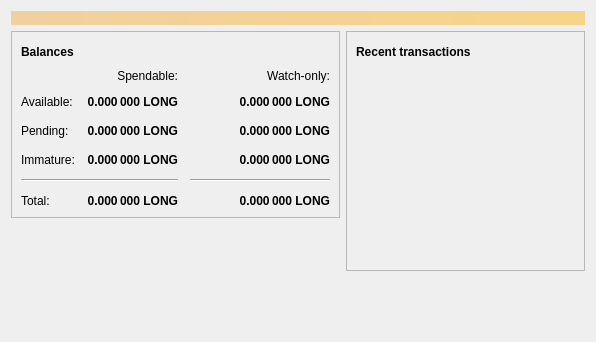
<?xml version="1.0" encoding="UTF-8"?>
<ui version="4.0">
 <class>OverviewPage</class>
 <widget class="QWidget" name="OverviewPage">
  <property name="geometry">
   <rect>
    <x>0</x>
    <y>0</y>
    <width>596</width>
    <height>342</height>
   </rect>
  </property>
  <property name="windowTitle">
   <string>Form</string>
  </property>
  <layout class="QVBoxLayout" name="topLayout">
   <item>
    <widget class="QLabel" name="labelAlerts">
     <property name="visible">
      <bool>false</bool>
     </property>
     <property name="styleSheet">
      <string notr="true">background-color: qlineargradient(x1: 0, y1: 0, x2: 1, y2: 0, stop:0 #F0D0A0, stop:1 #F8D488); color:#000000;</string>
     </property>
     <property name="wordWrap">
      <bool>true</bool>
     </property>
     <property name="margin">
      <number>3</number>
     </property>
    </widget>
   </item>
   <item>
    <layout class="QHBoxLayout" name="horizontalLayout" stretch="1,1">
     <item>
      <layout class="QVBoxLayout" name="verticalLayout_2">
       <item>
        <widget class="QFrame" name="frame">
         <property name="frameShape">
          <enum>QFrame::StyledPanel</enum>
         </property>
         <property name="frameShadow">
          <enum>QFrame::Raised</enum>
         </property>
         <layout class="QVBoxLayout" name="verticalLayout_4">
          <item>
           <layout class="QHBoxLayout" name="horizontalLayout_4">
            <item>
             <widget class="QLabel" name="label_5">
              <property name="font">
               <font>
                <weight>75</weight>
                <bold>true</bold>
               </font>
              </property>
              <property name="text">
               <string>Balances</string>
              </property>
             </widget>
            </item>
            <item>
             <widget class="QPushButton" name="labelWalletStatus">
              <property name="enabled">
               <bool>false</bool>
              </property>
              <property name="maximumSize">
               <size>
                <width>30</width>
                <height>16777215</height>
               </size>
              </property>
              <property name="toolTip">
               <string>The displayed information may be out of date. Your wallet automatically synchronizes with the Bitcoin network after a connection is established, but this process has not completed yet.</string>
              </property>
              <property name="text">
               <string/>
              </property>
              <property name="icon">
               <iconset resource="../bitcoin.qrc">
                <normaloff>:/icons/warning</normaloff>
                <disabledoff>:/icons/warning</disabledoff>:/icons/warning</iconset>
              </property>
              <property name="iconSize">
               <size>
                <width>24</width>
                <height>24</height>
               </size>
              </property>
              <property name="flat">
               <bool>true</bool>
              </property>
             </widget>
            </item>
            <item>
             <spacer name="horizontalSpacer_3">
              <property name="orientation">
               <enum>Qt::Horizontal</enum>
              </property>
              <property name="sizeHint" stdset="0">
               <size>
                <width>40</width>
                <height>20</height>
               </size>
              </property>
             </spacer>
            </item>
           </layout>
          </item>
          <item>
           <layout class="QGridLayout" name="gridLayout">
            <property name="spacing">
             <number>12</number>
            </property>
            <item row="2" column="2">
             <widget class="QLabel" name="labelWatchPending">
              <property name="font">
               <font>
                <weight>75</weight>
                <bold>true</bold>
               </font>
              </property>
              <property name="cursor">
               <cursorShape>IBeamCursor</cursorShape>
              </property>
              <property name="toolTip">
               <string>Unconfirmed transactions to watch-only addresses</string>
              </property>
              <property name="text">
               <string notr="true">0.000 000 LONG</string>
              </property>
              <property name="alignment">
               <set>Qt::AlignRight|Qt::AlignTrailing|Qt::AlignVCenter</set>
              </property>
              <property name="textInteractionFlags">
               <set>Qt::LinksAccessibleByMouse|Qt::TextSelectableByKeyboard|Qt::TextSelectableByMouse</set>
              </property>
             </widget>
            </item>
            <item row="2" column="1">
             <widget class="QLabel" name="labelUnconfirmed">
              <property name="font">
               <font>
                <weight>75</weight>
                <bold>true</bold>
               </font>
              </property>
              <property name="cursor">
               <cursorShape>IBeamCursor</cursorShape>
              </property>
              <property name="toolTip">
               <string>Total of transactions that have yet to be confirmed, and do not yet count toward the spendable balance</string>
              </property>
              <property name="text">
               <string notr="true">0.000 000 LONG</string>
              </property>
              <property name="alignment">
               <set>Qt::AlignRight|Qt::AlignTrailing|Qt::AlignVCenter</set>
              </property>
              <property name="textInteractionFlags">
               <set>Qt::LinksAccessibleByMouse|Qt::TextSelectableByKeyboard|Qt::TextSelectableByMouse</set>
              </property>
             </widget>
            </item>
            <item row="3" column="2">
             <widget class="QLabel" name="labelWatchImmature">
              <property name="font">
               <font>
                <weight>75</weight>
                <bold>true</bold>
               </font>
              </property>
              <property name="cursor">
               <cursorShape>IBeamCursor</cursorShape>
              </property>
              <property name="toolTip">
               <string>Mined balance in watch-only addresses that has not yet matured</string>
              </property>
              <property name="text">
               <string notr="true">0.000 000 LONG</string>
              </property>
              <property name="alignment">
               <set>Qt::AlignRight|Qt::AlignTrailing|Qt::AlignVCenter</set>
              </property>
              <property name="textInteractionFlags">
               <set>Qt::LinksAccessibleByMouse|Qt::TextSelectableByKeyboard|Qt::TextSelectableByMouse</set>
              </property>
             </widget>
            </item>
            <item row="4" column="0" colspan="2">
             <widget class="Line" name="line">
              <property name="orientation">
               <enum>Qt::Horizontal</enum>
              </property>
             </widget>
            </item>
            <item row="4" column="2">
             <widget class="Line" name="lineWatchBalance">
              <property name="sizePolicy">
               <sizepolicy hsizetype="Preferred" vsizetype="Fixed">
                <horstretch>0</horstretch>
                <verstretch>0</verstretch>
               </sizepolicy>
              </property>
              <property name="minimumSize">
               <size>
                <width>140</width>
                <height>0</height>
               </size>
              </property>
              <property name="orientation">
               <enum>Qt::Horizontal</enum>
              </property>
             </widget>
            </item>
            <item row="5" column="0">
             <widget class="QLabel" name="labelTotalText">
              <property name="text">
               <string>Total:</string>
              </property>
             </widget>
            </item>
            <item row="3" column="1">
             <widget class="QLabel" name="labelImmature">
              <property name="font">
               <font>
                <weight>75</weight>
                <bold>true</bold>
               </font>
              </property>
              <property name="cursor">
               <cursorShape>IBeamCursor</cursorShape>
              </property>
              <property name="toolTip">
               <string>Mined balance that has not yet matured</string>
              </property>
              <property name="text">
               <string notr="true">0.000 000 LONG</string>
              </property>
              <property name="alignment">
               <set>Qt::AlignRight|Qt::AlignTrailing|Qt::AlignVCenter</set>
              </property>
              <property name="textInteractionFlags">
               <set>Qt::LinksAccessibleByMouse|Qt::TextSelectableByKeyboard|Qt::TextSelectableByMouse</set>
              </property>
             </widget>
            </item>
            <item row="2" column="3">
             <spacer name="horizontalSpacer_2">
              <property name="orientation">
               <enum>Qt::Horizontal</enum>
              </property>
              <property name="sizeHint" stdset="0">
               <size>
                <width>40</width>
                <height>20</height>
               </size>
              </property>
             </spacer>
            </item>
            <item row="3" column="0">
             <widget class="QLabel" name="labelImmatureText">
              <property name="text">
               <string>Immature:</string>
              </property>
             </widget>
            </item>
            <item row="5" column="1">
             <widget class="QLabel" name="labelTotal">
              <property name="font">
               <font>
                <weight>75</weight>
                <bold>true</bold>
               </font>
              </property>
              <property name="cursor">
               <cursorShape>IBeamCursor</cursorShape>
              </property>
              <property name="toolTip">
               <string>Your current total balance</string>
              </property>
              <property name="text">
               <string notr="true">0.000 000 LONG</string>
              </property>
              <property name="alignment">
               <set>Qt::AlignRight|Qt::AlignTrailing|Qt::AlignVCenter</set>
              </property>
              <property name="textInteractionFlags">
               <set>Qt::LinksAccessibleByMouse|Qt::TextSelectableByKeyboard|Qt::TextSelectableByMouse</set>
              </property>
             </widget>
            </item>
            <item row="5" column="2">
             <widget class="QLabel" name="labelWatchTotal">
              <property name="font">
               <font>
                <weight>75</weight>
                <bold>true</bold>
               </font>
              </property>
              <property name="cursor">
               <cursorShape>IBeamCursor</cursorShape>
              </property>
              <property name="toolTip">
               <string>Current total balance in watch-only addresses</string>
              </property>
              <property name="text">
               <string notr="true">0.000 000 LONG</string>
              </property>
              <property name="alignment">
               <set>Qt::AlignRight|Qt::AlignTrailing|Qt::AlignVCenter</set>
              </property>
              <property name="textInteractionFlags">
               <set>Qt::LinksAccessibleByMouse|Qt::TextSelectableByKeyboard|Qt::TextSelectableByMouse</set>
              </property>
             </widget>
            </item>
            <item row="0" column="2">
             <widget class="QLabel" name="labelWatchonly">
              <property name="text">
               <string>Watch-only:</string>
              </property>
              <property name="alignment">
               <set>Qt::AlignRight|Qt::AlignTrailing|Qt::AlignVCenter</set>
              </property>
             </widget>
            </item>
            <item row="1" column="0">
             <widget class="QLabel" name="labelBalanceText">
              <property name="text">
               <string>Available:</string>
              </property>
             </widget>
            </item>
            <item row="1" column="1">
             <widget class="QLabel" name="labelBalance">
              <property name="font">
               <font>
                <weight>75</weight>
                <bold>true</bold>
               </font>
              </property>
              <property name="cursor">
               <cursorShape>IBeamCursor</cursorShape>
              </property>
              <property name="toolTip">
               <string>Your current spendable balance</string>
              </property>
              <property name="text">
               <string notr="true">0.000 000 LONG</string>
              </property>
              <property name="alignment">
               <set>Qt::AlignRight|Qt::AlignTrailing|Qt::AlignVCenter</set>
              </property>
              <property name="textInteractionFlags">
               <set>Qt::LinksAccessibleByMouse|Qt::TextSelectableByKeyboard|Qt::TextSelectableByMouse</set>
              </property>
             </widget>
            </item>
            <item row="1" column="2">
             <widget class="QLabel" name="labelWatchAvailable">
              <property name="font">
               <font>
                <weight>75</weight>
                <bold>true</bold>
               </font>
              </property>
              <property name="cursor">
               <cursorShape>IBeamCursor</cursorShape>
              </property>
              <property name="toolTip">
               <string>Your current balance in watch-only addresses</string>
              </property>
              <property name="text">
               <string notr="true">0.000 000 LONG</string>
              </property>
              <property name="alignment">
               <set>Qt::AlignRight|Qt::AlignTrailing|Qt::AlignVCenter</set>
              </property>
              <property name="textInteractionFlags">
               <set>Qt::LinksAccessibleByMouse|Qt::TextSelectableByKeyboard|Qt::TextSelectableByMouse</set>
              </property>
             </widget>
            </item>
            <item row="2" column="0">
             <widget class="QLabel" name="labelPendingText">
              <property name="text">
               <string>Pending:</string>
              </property>
             </widget>
            </item>
            <item row="0" column="1">
             <widget class="QLabel" name="labelSpendable">
              <property name="text">
               <string>Spendable:</string>
              </property>
              <property name="alignment">
               <set>Qt::AlignRight|Qt::AlignTrailing|Qt::AlignVCenter</set>
              </property>
             </widget>
            </item>
           </layout>
          </item>
         </layout>
        </widget>
       </item>
       <item>
        <spacer name="verticalSpacer">
         <property name="orientation">
          <enum>Qt::Vertical</enum>
         </property>
         <property name="sizeHint" stdset="0">
          <size>
           <width>20</width>
           <height>40</height>
          </size>
         </property>
        </spacer>
       </item>
      </layout>
     </item>
     <item>
      <layout class="QVBoxLayout" name="verticalLayout_3">
       <item>
        <widget class="QFrame" name="frame_2">
         <property name="frameShape">
          <enum>QFrame::StyledPanel</enum>
         </property>
         <property name="frameShadow">
          <enum>QFrame::Raised</enum>
         </property>
         <layout class="QVBoxLayout" name="verticalLayout">
          <item>
           <layout class="QHBoxLayout" name="horizontalLayout_2">
            <item>
             <widget class="QLabel" name="label_4">
              <property name="font">
               <font>
                <weight>75</weight>
                <bold>true</bold>
               </font>
              </property>
              <property name="text">
               <string>Recent transactions</string>
              </property>
             </widget>
            </item>
            <item>
             <widget class="QPushButton" name="labelTransactionsStatus">
              <property name="enabled">
               <bool>false</bool>
              </property>
              <property name="maximumSize">
               <size>
                <width>30</width>
                <height>16777215</height>
               </size>
              </property>
              <property name="toolTip">
               <string>The displayed information may be out of date. Your wallet automatically synchronizes with the Bitcoin network after a connection is established, but this process has not completed yet.</string>
              </property>
              <property name="text">
               <string/>
              </property>
              <property name="icon">
               <iconset resource="../bitcoin.qrc">
                <normaloff>:/icons/warning</normaloff>
                <disabledoff>:/icons/warning</disabledoff>:/icons/warning</iconset>
              </property>
              <property name="iconSize">
               <size>
                <width>24</width>
                <height>24</height>
               </size>
              </property>
              <property name="flat">
               <bool>true</bool>
              </property>
             </widget>
            </item>
            <item>
             <spacer name="horizontalSpacer">
              <property name="orientation">
               <enum>Qt::Horizontal</enum>
              </property>
              <property name="sizeHint" stdset="0">
               <size>
                <width>40</width>
                <height>20</height>
               </size>
              </property>
             </spacer>
            </item>
           </layout>
          </item>
          <item>
           <widget class="QListView" name="listTransactions">
            <property name="styleSheet">
             <string notr="true">QListView { background: transparent; }</string>
            </property>
            <property name="frameShape">
             <enum>QFrame::NoFrame</enum>
            </property>
            <property name="verticalScrollBarPolicy">
             <enum>Qt::ScrollBarAlwaysOff</enum>
            </property>
            <property name="horizontalScrollBarPolicy">
             <enum>Qt::ScrollBarAlwaysOff</enum>
            </property>
            <property name="selectionMode">
             <enum>QAbstractItemView::NoSelection</enum>
            </property>
           </widget>
          </item>
         </layout>
        </widget>
       </item>
       <item>
        <spacer name="verticalSpacer_2">
         <property name="orientation">
          <enum>Qt::Vertical</enum>
         </property>
         <property name="sizeHint" stdset="0">
          <size>
           <width>20</width>
           <height>40</height>
          </size>
         </property>
        </spacer>
       </item>
      </layout>
     </item>
    </layout>
   </item>
  </layout>
 </widget>
 <resources/>
 <connections/>
</ui>
